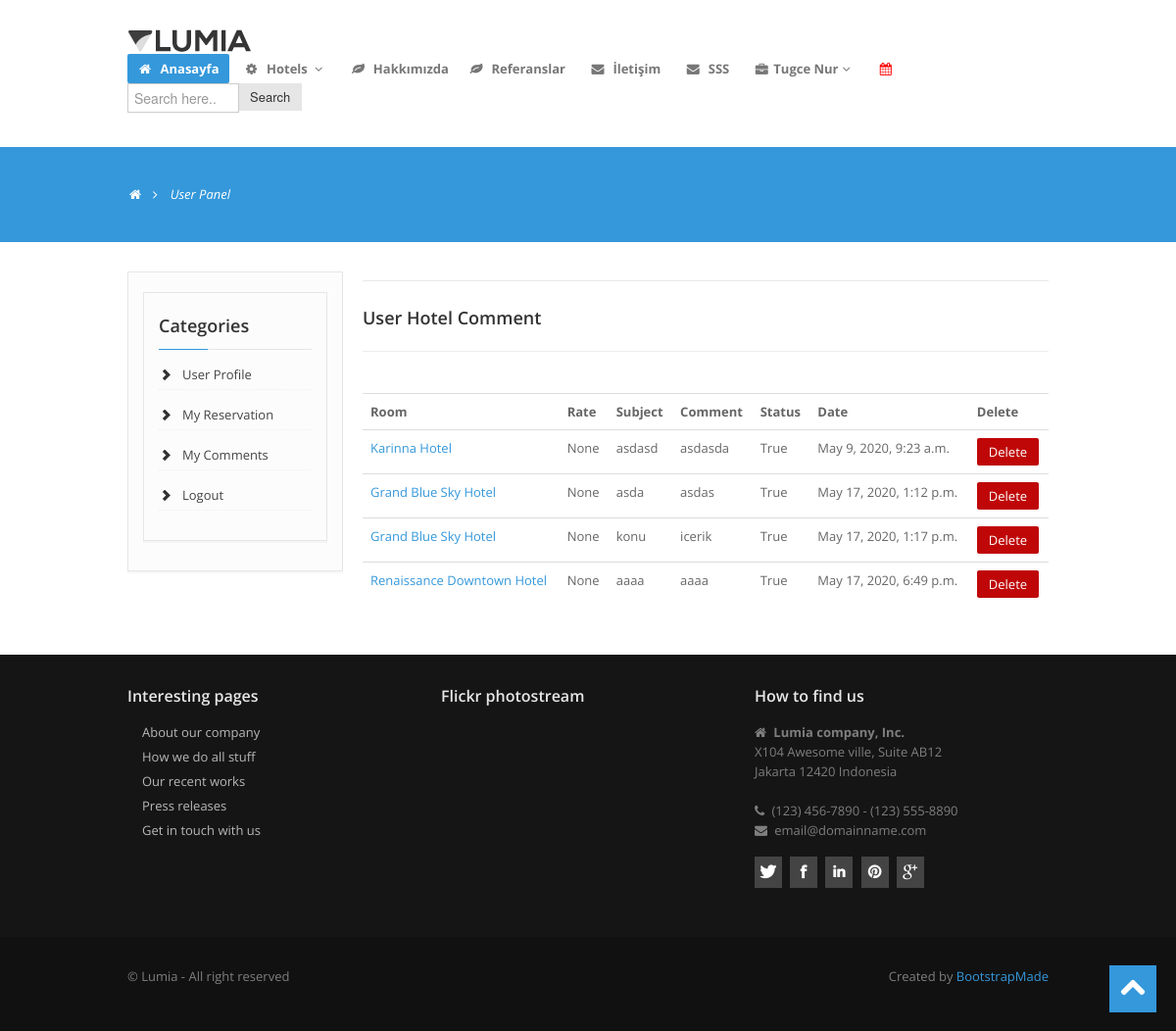
/user/comments/ (signed in), run on an earlier commit of the app's database.
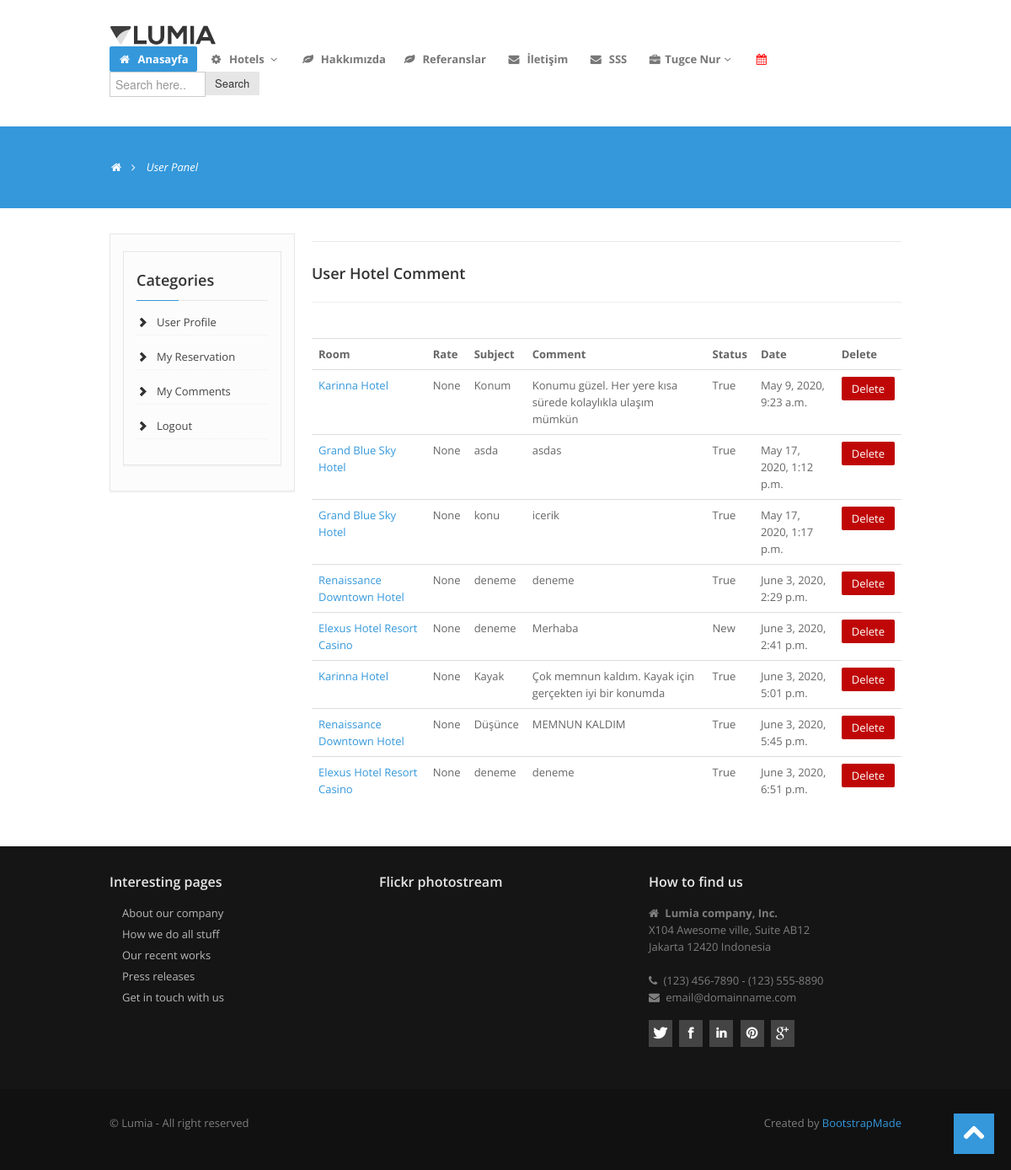
And on a later commit of the database.
### product/models.py (models this page shows, shortened)
class Comment(models.Model):
    STATUS = (
        ('New', 'Yeni'),
        ('True', 'Evet'),
        ('False', 'Hayır'),
    )
    product=models.ForeignKey(Product,on_delete=models.CASCADE)
    user=models.ForeignKey(User,on_delete=models.CASCADE)
    subject = models.CharField(max_length=50, blank=True)
    comment = models.TextField(max_length=200, blank=True)
    rate = models.IntegerField(blank=True,null=True)
    status=models.CharField(max_length=10,choices=STATUS,default='New')
    ip = models.CharField(blank=True, max_length=20)
    create_at=models.DateTimeField(auto_now_add=True)
    update_at=models.DateTimeField(auto_now=True)

class Product(models.Model):
    STATUS = (
        ('True', 'Evet'),
        ('False', 'Hayır'),
    )
    category = models.ForeignKey(Category, on_delete=models.CASCADE)  # Relation with category table
    title = models.CharField(max_length=150)
    keywords = models.CharField(blank=True, max_length=255)
    description = models.CharField(blank=True, max_length=255)
    image = models.ImageField(blank=True, upload_to='images/')
    star = models.IntegerField()
    address = models.CharField(blank=True,max_length=100)
    phone = models.CharField(blank=True, max_length=20)
    fax = models.CharField(blank=True, max_length=20)
    email = models.CharField(blank=True, max_length=50)
    city = models.CharField(blank=True, max_length=50)
    country = models.CharField(blank=True, max_length=50)
    detail = RichTextUploadingField()
    slug = models.SlugField(null=False,unique=True)
    status = models.CharField(max_length=10, choices=STATUS)
    create_at = models.DateTimeField(auto_now_add=True)
    update_at = models.DateTimeField(auto_now=True)
    def image_tag(self):
        return mark_safe('<img src="{}" height="50"/>'.format(self.image.url))
    image_tag.short_description = 'Image'

### user/views.py (the view)
# urls.py: path('comments/', views.comments, name='comments'),
@login_required(login_url="/login")
def comments(request):
    category = Category.objects.all()
    current_user = request.user
    comments = Comment.objects.filter(user_id=current_user.id)
    context = {
        'category': category,
        'comments': comments,
    }
    return render(request, 'user_comments.html', context)

### user/templates/user_comments.html (shortened to what this page needs)
{% extends "homebase.html" %}
{% block content %}
<section id="subintro">
    <div class="container">
        <div class="row">
            <div class="span8">
                <ul class="breadcrumb">
                    <li><a href="/"><i class="icon-home"></i></a><i class="icon-angle-right"></i></li>
                    <li class="active">User Panel</li>
                </ul>
            </div>
        </div>
    </div>
</section>
<section id="maincontent">
    <div class="container">
        <div class="row">
            <div class="span3">
                <aside>
                    <div class="billing-details">
                        {% include "user_panel.html" %}
                    </div>
                </aside>
            </div>
            <div class="span9">
                <div class="widget">
                    <h3 class="rheading">
                    <h4 class="title">User Hotel Comment</h4>
                    <hr>
                    <br>
                    <table class="table">
                        <tr>
                            <th class="text-left">Room</th>
                            <th class="text-left">Rate</th>
                            <th class="text-left">Subject</th>
                            <th class="text-left">Comment</th>
                            <th class="text-left">Status</th>
                            <th class="text-left">Date</th>
                            <th class="text-left">Delete</th>
                        </tr>
                        {% for rs in comments %}
                        <tr>
                            <td class="text-left">
                                <a href="/product/{{rs.product_id}}/{{ rs.product.slug }}">
                                    {{ rs.product.title }}
                                </a>
                            </td>
                            <td class="text-left">{{ rs.rate }}</td>
                            <td class="text-left">{{ rs.subject }}</td>
                            <td class="text-left">{{ rs.comment}}</td>
                            <td class="text-left">{{ rs.status }}</td>
                            <td class="text-left">{{ rs.create_at }}</td>
                            <td class="text-left"><a class="btn btn-danger" href="/user/deletecomment/{{rs.id}}"
                                                     onclick="return confirm('Delete ! Are you sure ?')">Delete</a></td>
                        </tr>
                        {% endfor %}
                    </table>
                </div>
            </div>
        </div>
    </div>
</section>
{% endblock %}

What changed in the data, as far as the page shows it:
removed Comment: product "Renaissance Downtown Hotel", rate "None", subject "aaaa", comment "aaaa", status "True", create_at "May 17, 2020, 6:49 p.m."
changed Comment: subject "asdasd" → "Konum"; comment "asdasda" → "Konumu güzel. Her yere kısa sürede kolaylıkla ulaşım mümkün"
added Comment: product "Renaissance Downtown Hotel", rate "None", subject "deneme", comment "deneme", status "True", create_at "June 3, 2020, 2:29 p.m."
added Comment: product "Elexus Hotel Resort Casino", rate "None", subject "deneme", comment "Merhaba", status "New", create_at "June 3, 2020, 2:41 p.m."
added Comment: product "Karinna Hotel", rate "None", subject "Kayak", comment "Çok memnun kaldım. Kayak için gerçekten iyi bir konumda", status "True", create_at "June 3, 2020, 5:01 p.m."
added Comment: product "Renaissance Downtown Hotel", rate "None", subject "Düşünce", comment "MEMNUN KALDIM", status "True", create_at "June 3, 2020, 5:45 p.m."
added Comment: product "Elexus Hotel Resort Casino", rate "None", subject "deneme", comment "deneme", status "True", create_at "June 3, 2020, 6:51 p.m."
